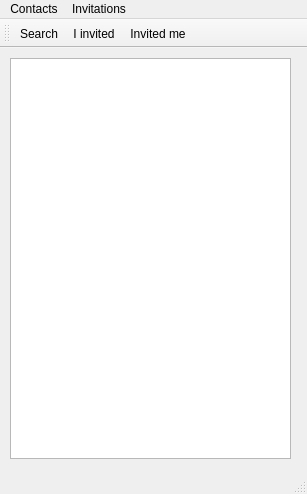
<?xml version="1.0" encoding="UTF-8"?>
<ui version="4.0">
 <class>MainWindow</class>
 <widget class="QMainWindow" name="MainWindow">
  <property name="geometry">
   <rect>
    <x>0</x>
    <y>0</y>
    <width>307</width>
    <height>494</height>
   </rect>
  </property>
  <property name="windowTitle">
   <string>MainWindow</string>
  </property>
  <widget class="QWidget" name="centralWidget">
   <widget class="QListWidget" name="friendsListWidget">
    <property name="geometry">
     <rect>
      <x>10</x>
      <y>10</y>
      <width>281</width>
      <height>401</height>
     </rect>
    </property>
    <property name="contextMenuPolicy">
     <enum>Qt::CustomContextMenu</enum>
    </property>
   </widget>
  </widget>
  <widget class="QMenuBar" name="menubar">
   <property name="enabled">
    <bool>true</bool>
   </property>
   <property name="geometry">
    <rect>
     <x>0</x>
     <y>0</y>
     <width>307</width>
     <height>21</height>
    </rect>
   </property>
   <property name="nativeMenuBar">
    <bool>true</bool>
   </property>
   <widget class="QMenu" name="menuContacts">
    <property name="title">
     <string>Contacts</string>
    </property>
    <addaction name="actionSearchUser"/>
   </widget>
   <widget class="QMenu" name="menuInvitations">
    <property name="title">
     <string>Invitations</string>
    </property>
    <addaction name="actionIInvited"/>
    <addaction name="actionInvitedMe"/>
   </widget>
   <addaction name="menuContacts"/>
   <addaction name="menuInvitations"/>
  </widget>
  <widget class="QStatusBar" name="statusbar"/>
  <widget class="QToolBar" name="toolBar">
   <property name="windowTitle">
    <string>toolBar</string>
   </property>
   <attribute name="toolBarArea">
    <enum>TopToolBarArea</enum>
   </attribute>
   <attribute name="toolBarBreak">
    <bool>false</bool>
   </attribute>
   <addaction name="actionSearchUser"/>
   <addaction name="actionIInvited"/>
   <addaction name="actionInvitedMe"/>
  </widget>
  <action name="actionSearchUser">
   <property name="checkable">
    <bool>false</bool>
   </property>
   <property name="enabled">
    <bool>true</bool>
   </property>
   <property name="icon">
    <iconset resource="resource.qrc">
     <normaloff>:/images/search_user_icon.png</normaloff>:/images/search_user_icon.png</iconset>
   </property>
   <property name="text">
    <string>Search</string>
   </property>
   <property name="toolTip">
    <string>Search User</string>
   </property>
  </action>
  <action name="actionInvitedMe">
   <property name="icon">
    <iconset resource="resource.qrc">
     <normaloff>:/images/invited_me_icon.png</normaloff>:/images/invited_me_icon.png</iconset>
   </property>
   <property name="text">
    <string>Invited me</string>
   </property>
  </action>
  <action name="actionIInvited">
   <property name="icon">
    <iconset resource="resource.qrc">
     <normaloff>:/images/i_invited_icon.png</normaloff>:/images/i_invited_icon.png</iconset>
   </property>
   <property name="text">
    <string>I invited</string>
   </property>
  </action>
 </widget>
 <resources>
  <include location="resource.qrc"/>
 </resources>
 <connections/>
</ui>
